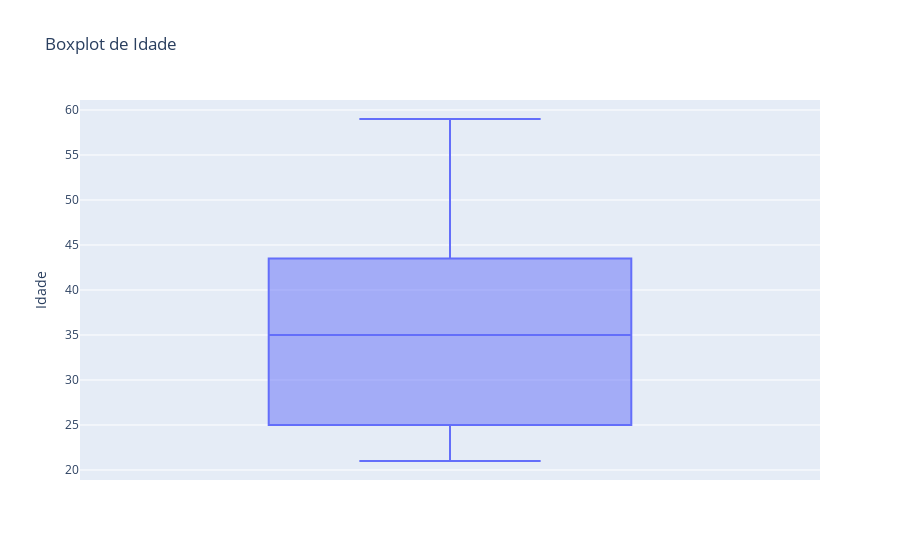

Notebook cell for this chart:
### Markdown cell above
Agora vamos plotar um boxplot de idade:

### Code cell
# Criando o boxplot de idade
fig = px.box(df, y='Idade', title='Boxplot de Idade')

# Exibindo o gráfico
fig.show()

### Figure 1 — Plotly figure (JSON) as saved in the notebook; plotly's stock layout.template omitted (floating-point values rounded to 4 significant figures)
{"data": [{"alignmentgroup": "True", "hovertemplate": "Idade=%{y}<extra></extra>", "legendgroup": "", "marker": {"color": "#636efa"}, "name": "", "notched": false, "offsetgroup": "", "orientation": "v", "showlegend": false, "type": "box", "x0": " ", "xaxis": "x", "y": [43, 30, 22, 54, 59, 40, 21, 32, 23, 43, 25, 58, 32, 25, 34, 37, 22, 36, 59, 44], "y0": " ", "yaxis": "y"}], "layout": {"autosize": true, "boxmode": "group", "legend": {"tracegroupgap": 0}, "title": {"text": "Boxplot de Idade"}, "xaxis": {"anchor": "y", "autorange": true, "domain": [0, 1], "range": [-0.5, 0.5], "type": "category"}, "yaxis": {"anchor": "x", "autorange": true, "domain": [0, 1], "range": [18.89, 61.11], "title": {"text": "Idade"}, "type": "linear"}}}
